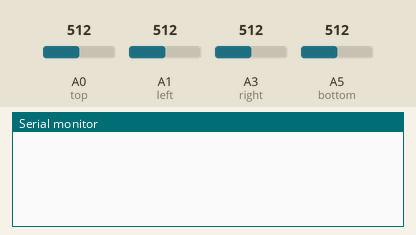
Bench run of a sketch on a simulated Arduino Uno, built with avr-gcc and run on an emulated ATmega328P. Parts: the last lines printed to the serial monitor. The inputs (shaded band) are chosen by the test bench; at power-on: A0 (top) = 512, A5 (bottom) = 512, A1 (left) = 512, A3 (right) = 512.

Above: at 1.3 s.
1.4 s: A0 (top) set to 63
2.9 s: A0 (top) set to 54
At 3.8 s:
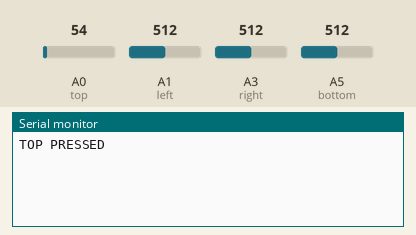
5.5 s: A5 (bottom) set to 58
At 6.6 s:
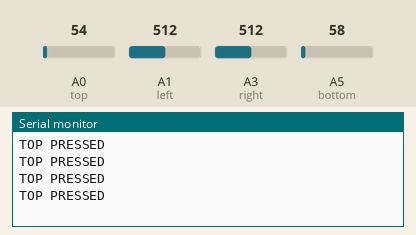
7.0 s: A5 (bottom) set to 51
At 7.8 s:
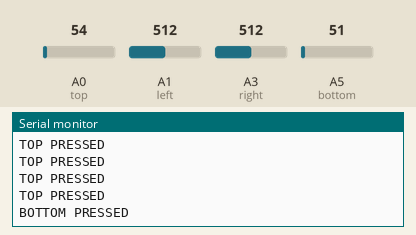
9.5 s: A1 (left) set to 42
At 10.8 s:
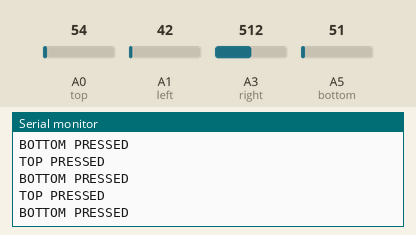
11.0 s: A1 (left) set to 37
At 11.6 s:
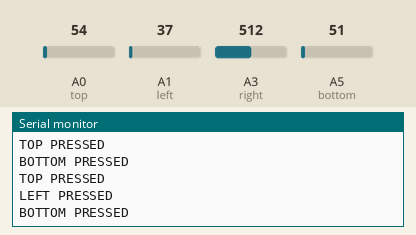

Measured:
- the behaviour switches between 60 and 59 on A0 (top) (found by bisection; images 0 and 1)
- the behaviour switches between 55 and 54 on A5 (bottom) (found by bisection; images 2 and 3)
- after the input at 2.9 s, the serial monitor: prints a new line after 0.10 s (image 1)
- after the input at 7.0 s, the serial monitor: prints a new line at once (image 3)
- after the input at 11.0 s, the serial monitor: prints a new line at once (image 5)

The sketch:

dance_tile_code.ino
```cpp
const int top = A0;
const int left = A1;
const int right = A3;
const int bottom = A5;

int top_tile;
int left_tile;
int right_tile;
int bottom_tile;
bool bottom_pressed = false;
bool top_pressed = false;
bool left_pressed = false;
bool right_pressed = false;
void setup() {
  // put your setup code here, to run once:
    pinMode(top, INPUT);
    pinMode(left, INPUT);
    pinMode(right, INPUT);
    pinMode(bottom, INPUT);
    Serial.begin(9600);
}

void loop() {
  // put your main code here, to run repeatedly:
    top_tile = analogRead(top);
    left_tile = analogRead(left);
    right_tile = analogRead(right);
    bottom_tile = analogRead(bottom);
    // Serial.println("Top tile:");
    // Serial.println(top_tile);
    if (top_tile < 60 && !top_pressed){
      top_pressed = true;
      Serial.println("TOP PRESSED");
    }
    else{
      top_pressed = false;
    }
    // Serial.println("Left tile:");
    // Serial.println(left_tile);
    if (left_tile < 40 && !left_pressed){
      left_pressed = true;
      Serial.println("LEFT PRESSED");
    }
    else{
      left_pressed = false;
    }
    // Serial.println("Right tile:");
    // Serial.println(right_tile);
    if (right_tile < 40 && !right_pressed){
      right_pressed = true;
      Serial.println("RIGHT PRESSED");
    }
    else{
      right_pressed = false;
    }
    // Serial.print("Bottom tile: ");
    // Serial.println(bottom_tile);
    if (bottom_tile < 55 && !bottom_pressed){
      bottom_pressed = true;
      Serial.println("BOTTOM PRESSED");
    }
    else{
      bottom_pressed = false;
    }
    delay(500);
}
```
